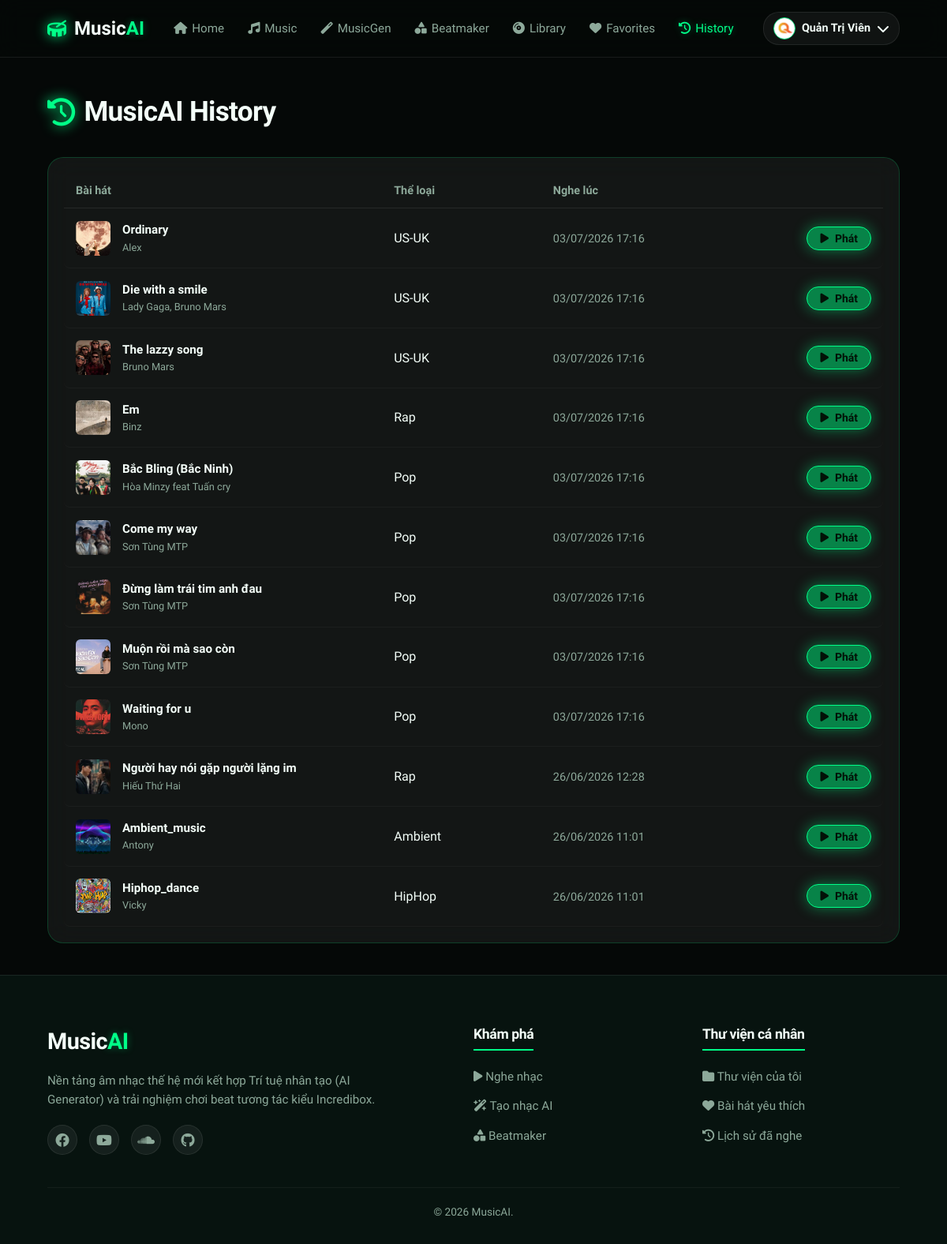
The app's page /history.php (signed in) with its own data.
### tables this page shows
CREATE TABLE `listening_history` (
  `id` int(11) NOT NULL,
  `user_id` int(11) NOT NULL,
  `song_id` int(11) NOT NULL,
  `listened_at` timestamp NOT NULL DEFAULT current_timestamp()
);

CREATE TABLE `songs` (
  `id` int(11) NOT NULL,
  `title` varchar(150) NOT NULL COMMENT 'Tiêu đề bài hát',
  `artist` varchar(100) NOT NULL COMMENT 'Tên ca sĩ / nhóm nhạc',
  `genre` varchar(50) NOT NULL COMMENT 'Thể loại âm nhạc',
  `audio_file` varchar(255) NOT NULL COMMENT 'Đường dẫn tệp tin âm nhạc (.mp3)',
  `thumbnail` varchar(255) DEFAULT NULL COMMENT 'Đường dẫn ảnh bìa bài hát',
  `plays` int(11) DEFAULT 0 COMMENT 'Tổng số lượt phát nhạc',
  `created_at` timestamp NOT NULL DEFAULT current_timestamp()
);

### config/config.php (called while the page is built, shortened)
<?php
function url($path = '') {
    return BASE_URL . ltrim($path, '/');
}
function sanitize($data) {
    return htmlspecialchars(strip_tags(trim($data)), ENT_QUOTES, 'UTF-8');
}

### history.php (the view, shortened to what this page needs)
<?php
require_once __DIR__ . '/includes/header.php';
require_once __DIR__ . '/includes/navbar.php';
$user_id = $_SESSION['user']['id'];
$history_songs = [];
if ($db_connected && $conn) {
    try {
        $stmt = $conn->prepare("SELECT s.*, h.listened_at
                                FROM songs s
                                JOIN listening_history h ON s.id = h.song_id
                                WHERE h.user_id = ?
                                ORDER BY h.listened_at DESC
                                LIMIT 50");
        $stmt->execute([$user_id]);
        $history_songs = $stmt->fetchAll();
    } catch (PDOException $e) {
        $history_songs = $fallback_songs;
    }
} else {
    $history_songs = $fallback_songs;
}
?>
<div class="container history-page-container">
    <h2 class="section-title"><i class="fa-solid fa-clock-rotate-left"></i> MusicAI History</h2>
    <?php if (empty($history_songs)): ?>
        <div class="glass-card empty-history">
            <i class="fa-solid fa-headphones-simple"></i>
            <h3>Lịch sử nghe trống</h3>
            <p>Hãy bắt đầu trải nghiệm nghe nhạc để lưu giữ lại những giai điệu bạn đã đi qua.</p>
            <a href="<?php echo url('music.php'); ?>" class="btn btn-primary" style="margin-top: 15px;">Nghe nhạc ngay</a>
        </div>
    <?php else: ?>
        <div class="glass-card history-list-card">
            <div class="history-list-header">
                <span class="col-title col-track">Bài hát</span>
                <span class="col-title col-genre">Thể loại</span>
                <span class="col-title col-time">Nghe lúc</span>
                <span class="col-title col-actions"></span>
            </div>
            <div class="history-items">
                <?php
                    $playlist_data = [];
                    foreach ($history_songs as $s) {
                        $cover_src = 'assets/images/default_song.jpg';
                        if (!empty($s['thumbnail'])) {
                            $cover_src = (strpos($s['thumbnail'], 'assets/') === 0 || strpos($s['thumbnail'], 'storage/') === 0)
                                ? $s['thumbnail']
                                : 'storage/thumbnails/' . $s['thumbnail'];
                        }
                        $playlist_data[] = [
                            'id' => $s['id'],
                            'title' => $s['title'],
                            'artist' => $s['artist'],
                            'audio_file' => $s['audio_file'],
                            'thumbnail' => $cover_src
                        ];
                    }
                    $playlist_json = json_encode($playlist_data, JSON_UNESCAPED_UNICODE);
                ?>
                <?php foreach ($history_songs as $song): ?>
                    <?php
                        $cover_src = 'assets/images/default_song.jpg';
                        if (!empty($song['thumbnail'])) {
                            $cover_src = (strpos($song['thumbnail'], 'assets/') === 0 || strpos($song['thumbnail'], 'storage/') === 0)
                                ? $song['thumbnail']
                                : 'storage/thumbnails/' . $song['thumbnail'];
                        }
                        $song_data = [
                            'id' => $song['id'],
                            'title' => $song['title'],
                            'artist' => $song['artist'],
                            'audio_file' => $song['audio_file'],
                            'thumbnail' => $cover_src,
                            'is_favorite' => false
                        ];
                        $song_json = json_encode($song_data, JSON_UNESCAPED_UNICODE);
                        $listened_time = isset($song['listened_at']) ? date('d/m/Y H:i', strtotime($song['listened_at'])) : 'Gần đây';
                    ?>
                    <div class="history-item">
                        <div class="col-track item-track-info">
                            <img src="<?php echo url($cover_src); ?>" alt="Cover" class="history-track-cover">
                            <div class="history-track-meta">
                                <span class="track-title"><?php echo sanitize($song['title']); ?></span>
                                <span class="track-artist"><?php echo sanitize($song['artist']); ?></span>
                            </div>
                        </div>
                        <div class="col-genre">
                            <span class="genre-tag"><?php echo sanitize($song['genre']); ?></span>
                        </div>
                        <div class="col-time">
                            <span class="time-text"><?php echo $listened_time; ?></span>
                        </div>
                        <div class="col-actions">
                            <button class="btn btn-primary btn-sm play-history-btn" onclick='playTrackOnPlayer(<?php echo htmlspecialchars($song_json, ENT_QUOTES, 'UTF-8'); ?>, <?php echo htmlspecialchars($playlist_json, ENT_QUOTES, 'UTF-8'); ?>)'>
                                <i class="fa-solid fa-play"></i> Phát
                            </button>
                        </div>
                    </div>
                <?php endforeach; ?>
            </div>
        </div>
    <?php endif; ?>
</div>
<?php require_once __DIR__ . '/includes/footer.php'; ?>

### assets/css/style.css (style rules this page uses)
:root { --bg-main: #050807; --bg-soft: #07130f; --bg-card: rgba(255, 255, 255, 0.06); --bg-card-hover: rgba(255, 255, 255, 0.1); --green-main: #00ff88; --green-hover: #00dd77; --green-dark: #0d3b2e; --green-glow: rgba(0, 255, 136, 0.35); --text-main: #f4fff9; --text-muted: #8da99a; --border-green: rgba(0, 255, 136, 0.18); --border-light: rgba(255, 255, 255, 0.08); --font-heading: 'Be Vietnam Pro', sans-serif; --font-body: 'Be Vietnam Pro', sans-serif; --transition-fast: 0.2s ease; --transition-normal: 0.3s ease; --transition-slow: 0.5s ease; }
* { margin: 0; padding: 0; box-sizing: border-box; }
body { background-color: var(--bg-main); color: var(--text-main); font-family: var(--font-body); line-height: 1.6; overflow-x: hidden; }
h1, h2, h3, h4, h5, h6 { font-family: var(--font-heading); font-weight: 700; letter-spacing: -0.02em; color: var(--text-main); }
.glass-card { background: var(--bg-card); backdrop-filter: blur(16px); -webkit-backdrop-filter: blur(16px); border: 1px solid var(--border-green); border-radius: 20px; padding: 24px; transition: all var(--transition-normal); }
.btn { display: inline-flex; align-items: center; justify-content: center; gap: 8px; font-family: var(--font-heading); font-weight: 600; padding: 10px 24px; border-radius: 30px; border: none; cursor: pointer; transition: all var(--transition-normal); }
.btn-sm { padding: 6px 16px; font-size: 0.875rem; }
.btn-primary { background: #078348; color: #031107; border: 1px solid #00ff88; border-radius: 999px; box-shadow: 0 0 18px rgba(0, 255, 136, 0.45); }
.container { width: 90%; max-width: 1400px; margin: 0 auto; padding: 40px 0; }
.section-title { font-family: 'Be Vietnam Pro', sans-serif; font-size: 2.2rem; font-weight: 800; margin-bottom: 30px; display: flex; align-items: center; gap: 12px; }
.section-title i { color: var(--green-main); filter: drop-shadow(0 0 8px var(--green-main)); }

### history.php (style rules this page uses)
.history-list-card { padding: 20px; }
.history-list-header { display: flex; padding: 10px 15px; border-bottom: 1px solid var(--border-light); font-family: var(--font-heading); font-weight: 600; color: var(--text-muted); font-size: 0.9rem; }
.col-track { flex: 2; display: flex; align-items: center; }
.col-genre { flex: 1; }
.col-time { flex: 1.2; }
.col-actions { flex: 0.8; text-align: right; display: flex; justify-content: flex-end; }
.history-items { display: flex; flex-direction: column; }
.history-item { display: flex; align-items: center; padding: 15px; border-bottom: 1px solid rgba(255, 255, 255, 0.03); transition: background-color var(--transition-fast); border-radius: 8px; }
.history-track-cover { width: 44px; height: 44px; border-radius: 6px; object-fit: cover; margin-right: 15px; }
.history-track-meta { display: flex; flex-direction: column; }
.history-track-meta .track-title { font-weight: 600; color: var(--text-main); font-size: 0.95rem; }
.history-track-meta .track-artist { font-size: 0.8rem; color: var(--text-muted); }
.time-text { font-size: 0.9rem; color: var(--text-muted); }

### records on screen
listening_history: song.thumbnail (picture), song.title "Ordinary", song.artist "Alex", song.genre "US-UK", listened_at "03/07/2026 17:16"
listening_history: song.thumbnail (picture), song.title "Die with a smile", song.artist "Lady Gaga, Bruno Mars", song.genre "US-UK", listened_at "03/07/2026 17:16"
listening_history: song.thumbnail (picture), song.title "The lazzy song", song.artist "Bruno Mars", song.genre "US-UK", listened_at "03/07/2026 17:16"
listening_history: song.thumbnail (picture), song.title "Em", song.artist "Binz", song.genre "Rap", listened_at "03/07/2026 17:16"
listening_history: song.thumbnail (picture), song.title "Bắc Bling (Bắc Ninh)", song.artist "Hòa Minzy feat Tuấn cry", song.genre "Pop", listened_at "03/07/2026 17:16"
listening_history: song.thumbnail (picture), song.title "Come my way", song.artist "Sơn Tùng MTP", song.genre "Pop", listened_at "03/07/2026 17:16"
listening_history: song.thumbnail (picture), song.title "Đừng làm trái tim anh đau", song.artist "Sơn Tùng MTP", song.genre "Pop", listened_at "03/07/2026 17:16"
listening_history: song.thumbnail (picture), song.title "Muộn rồi mà sao còn", song.artist "Sơn Tùng MTP", song.genre "Pop", listened_at "03/07/2026 17:16"
listening_history: song.thumbnail (picture), song.title "Waiting for u", song.artist "Mono", song.genre "Pop", listened_at "03/07/2026 17:16"
listening_history: song.thumbnail (picture), song.title "Người hay nói gặp người lặng im", song.artist "Hiếu Thứ Hai", song.genre "Rap", listened_at "26/06/2026 12:28"
listening_history: song.thumbnail (picture), song.title "Ambient_music", song.artist "Antony", song.genre "Ambient", listened_at "26/06/2026 11:01"
listening_history: song.thumbnail (picture), song.title "Hiphop_dance", song.artist "Vicky", song.genre "HipHop", listened_at "26/06/2026 11:01"

### other values on screen
$_SESSION['user']['name'] "Quản Trị Viên"
